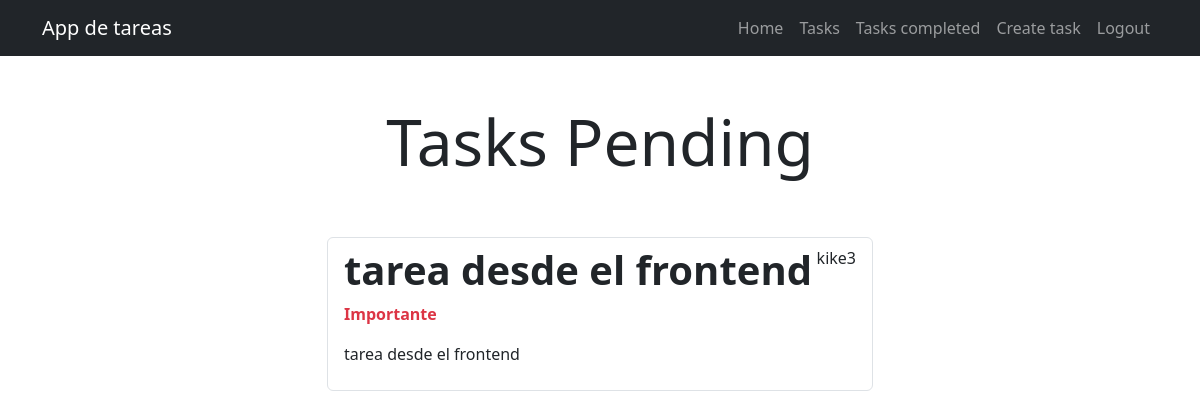
Page /tasks/ (signed in) on the earlier database version.
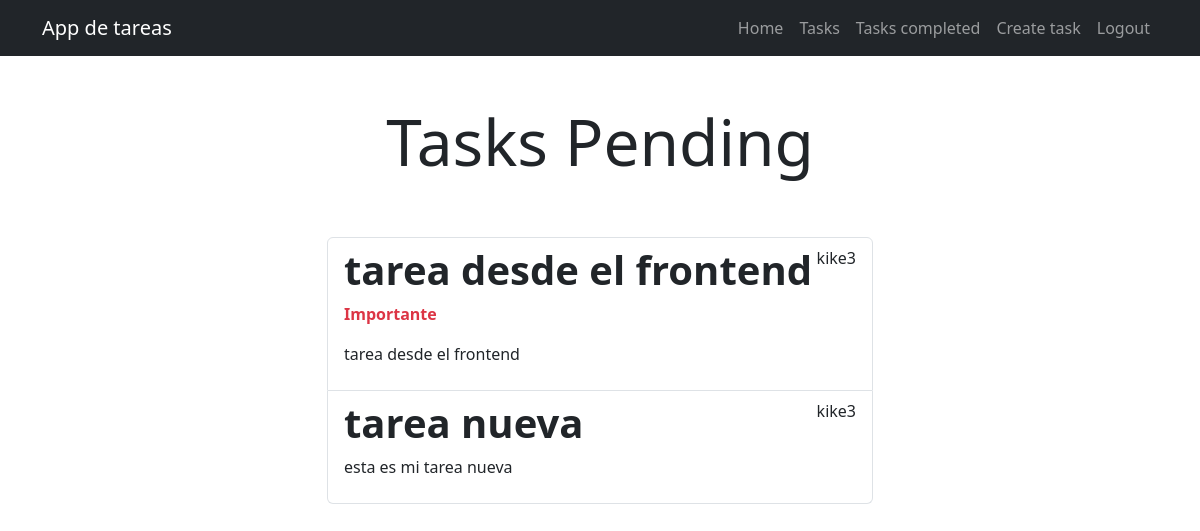
Same page on the later database version.
### tasks/models.py (models this page shows, shortened)
class Task(models.Model):
    title = models.CharField(max_length=100)
    description = models.TextField(blank=True)
    created = models.DateTimeField(auto_now_add=True)
    datecompleted = models.DateTimeField(null=True, blank=True)
    important = models.BooleanField(default=False)
    user = models.ForeignKey(User, on_delete=models.CASCADE)

### tasks/views.py (the view)
# urls.py: path('tasks/', views.tasks, name='tasks'),
@login_required
def tasks(request):
    tasks = Task.objects.filter(user=request.user, datecompleted__isnull=True)
    return render(request, 'tasks.html',{
        'tasks': tasks
    })

### tasks/templates/tasks.html (shortened to what this page needs)
{% extends 'base.html'%}
{% block content %}
<main class="container">
    <div class="row">
        <div class="col-md-6 offset-md-3">
            <h1 class="text-center display-3 py-5">Tasks Pending</h1>
            <ul class="list-group">
                {% for task in tasks %}
                    <a class="list-group-item" href="{% url 'task_detail' task.id %}">
                        <header class="d-flex justify-content-between">
                            <h1 class="fw-bold">
                                {{task.title}}
                            </h1>
                            <p>
                              {{task.user.username}}
                            </p>
                        </header>
                        {% if task.important%}
                        <p class="fw-bold text-danger"> Importante</p>
                        {% endif %}
                        <p>
                            {{task.description}}
                        </p>
                    </a>
                {% endfor %}
            </ul>
        </div>
    </div>
</main>
{% endblock %}

Differences in the rows shown:
added Task: title "tarea nueva", user.username "kike3", description "esta es mi tarea nueva"
